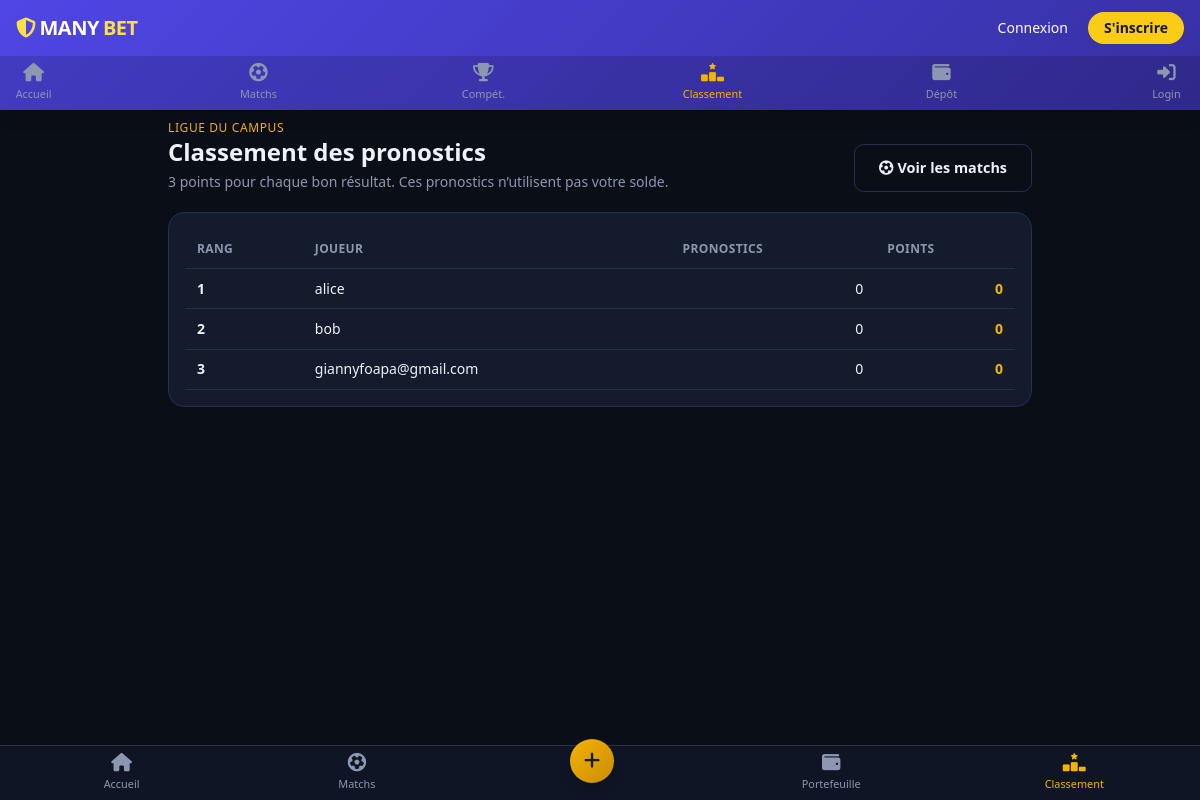
/leaderboard, run on an earlier commit of the app's database.
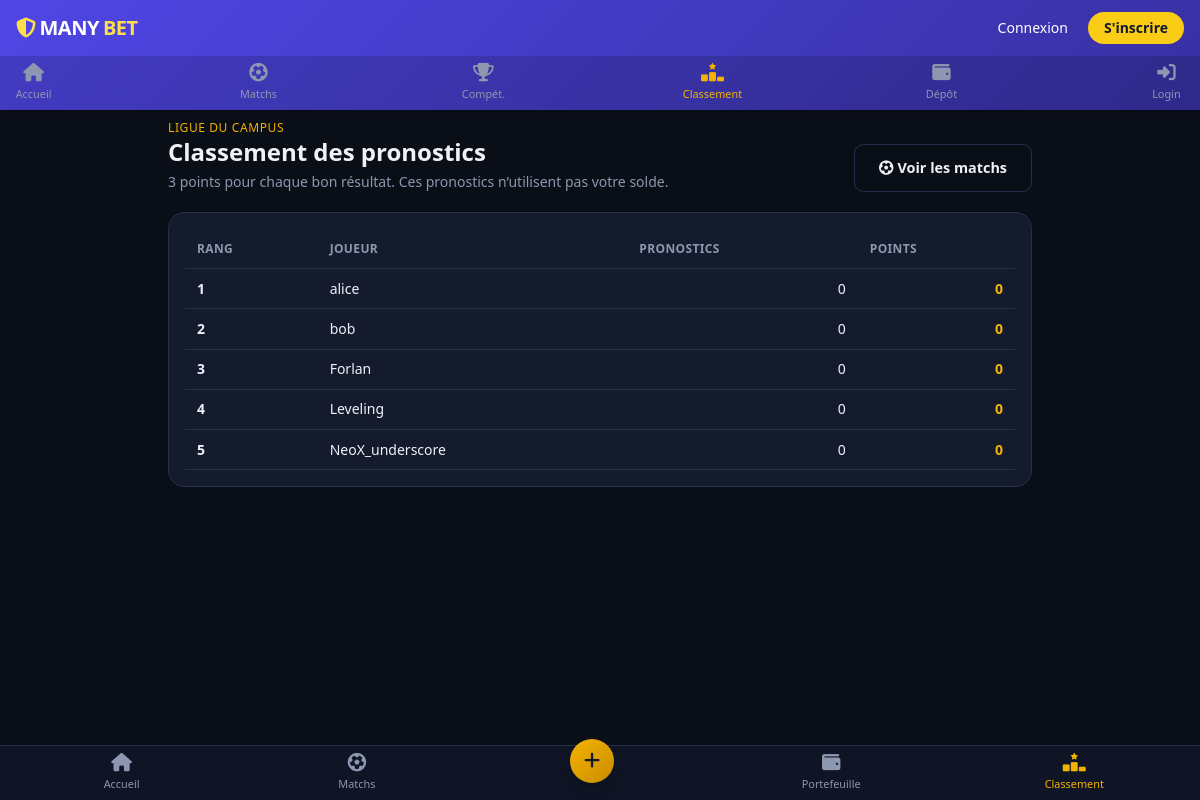
And on a later commit of the database.
### tables this page shows
CREATE TABLE users (
            id INTEGER PRIMARY KEY AUTOINCREMENT,
            username TEXT UNIQUE,
            password TEXT,
            balance INTEGER DEFAULT 0,
            is_admin INTEGER DEFAULT 0
        , blocked INTEGER DEFAULT 0);

### app.py (the view)
@app.route('/leaderboard')
def leaderboard():
    conn = get_db(); c = conn.cursor()
    c.execute("""SELECT u.username, COALESCE(SUM(p.points_awarded), 0) AS points,
                        COUNT(p.id) AS predictions
                 FROM users u LEFT JOIN predictions p ON p.user_id=u.id
                 WHERE u.is_admin=0 AND u.blocked=0
                 GROUP BY u.id ORDER BY points DESC, predictions DESC, u.username COLLATE NOCASE ASC""")
    rows = c.fetchall()
    conn.close()
    return render_template('leaderboard.html', entries=rows)

### app.py (called while the page is built, shortened)
def get_db():
    conn = sqlite3.connect(DB_PATH)
    conn.row_factory = sqlite3.Row
    return conn

def refresh_session_user():
    if 'user' in session:
        conn = get_db(); c = conn.cursor()
        c.execute("SELECT id, username, balance, is_admin, blocked FROM users WHERE id=?", (session['user']['id'],))
        u = c.fetchone(); conn.close()
        if u and not u['blocked']:
            session['user'] = dict(u)
        else:
            session.pop('user', None)

def update_match_statuses():
    now = datetime.now(timezone.utc)
    conn = get_db(); c = conn.cursor()
    c.execute("SELECT id, start_time FROM matches WHERE status = 'scheduled'")
    rows = c.fetchall()
    conn.commit(); conn.close()

@app.before_request
@app.before_request
def csrf_protect():
    if '_csrf_token' not in session:
        session['_csrf_token'] = secrets.token_urlsafe(32)
    if request.method not in ('GET', 'HEAD', 'OPTIONS') and request.endpoint != 'webhook_campay':
        supplied = request.headers.get('X-CSRF-Token') or request.form.get('csrf_token', '')
        if not hmac.compare_digest(session['_csrf_token'], supplied):
            return jsonify({'error': 'Jeton CSRF invalide. Rechargez la page et réessayez.'}), 400

@app.context_processor
def inject_csrf_token():
    return {'csrf_token': session.get('_csrf_token', '')}

@app.before_request
def before():
    refresh_session_user()
    try:
        if 'user' in session:
            conn = get_db(); c = conn.cursor()
            c.execute("INSERT OR REPLACE INTO online_users (user_id, last_seen) VALUES (?, ?)",
                      (session['user']['id'], now_iso()))
            conn.commit(); conn.close()
    except Exception as e:
        print('Erreur update online_users:', e)
    try:
        update_match_statuses()
        process_finished_matches()
        poll_pending_provider_payments()
    except Exception as e:
        print('Erreur housekeeping:', e)

### templates/leaderboard.html (shortened to what this page needs)
{% extends 'base_v2.html' %}
{% block content %}
<section class="px-4 max-w-4xl mx-auto">
  <div class="flex flex-wrap items-end justify-between gap-3 mb-5">
    <div>
      <p class="text-xs uppercase tracking-wider text-[var(--gold)]">Ligue du campus</p>
      <h1 class="text-2xl font-bold">Classement des pronostics</h1>
      <p class="text-sm text-[var(--text-muted)] mt-1">3 points pour chaque bon résultat. Ces pronostics n’utilisent pas votre solde.</p>
    </div>
    <a href="{{ url_for('matches_page') }}" class="btn btn-outline"><i class="fas fa-futbol mr-1"></i>Voir les matchs</a>
  </div>
  <div class="card overflow-x-auto">
    <table class="table-auto w-full text-sm">
      <thead><tr><th class="text-left">Rang</th><th class="text-left">Joueur</th><th class="text-right">Pronostics</th><th class="text-right">Points</th></tr></thead>
      <tbody>
        {% for entry in entries %}
        <tr>
          <td class="font-semibold">{{ loop.index }}</td>
          <td>{{ entry.username }}</td>
          <td class="text-right">{{ entry.predictions }}</td>
          <td class="text-right font-bold text-[var(--gold)]">{{ entry.points }}</td>
        </tr>
        {% else %}
        <tr><td colspan="4"><div class="empty-state"><i class="fas fa-ranking-star"></i>Le classement apparaîtra après les premiers pronostics.</div></td></tr>
        {% endfor %}
      </tbody>
    </table>
  </div>
</section>
{% endblock %}

### templates/base_v2.html (shortened to what this page needs)
<!doctype html>
<html lang="fr">
<head>
  <script src="https://cdn.tailwindcss.com"></script>
  <link rel="stylesheet" href="{{ url_for('static', filename='css/app.css') }}">
  <link href="https://cdnjs.cloudflare.com/ajax/libs/font-awesome/6.5.1/css/all.min.css" rel="stylesheet">
</head>
<body class="font-sans min-h-screen flex flex-col">
  <header class="gradient-primary text-white shadow-lg fixed top-0 left-0 right-0 z-40">
    <div class="flex items-center justify-between px-4 py-3">
      <a href="{{ url_for('index') }}" class="text-xl font-extrabold tracking-tight flex items-center gap-1">
        <i class="fas fa-shield-halved text-yellow-300"></i>
        MANY<span class="text-yellow-300">BET</span>
      </a>
      {% if session.get('user') %}
        <div class="flex items-center gap-2">
          <a href="{{ url_for('wallet') }}" class="px-3 py-1.5 bg-white/15 backdrop-blur-sm rounded-full text-sm font-semibold flex items-center gap-2">
            <i class="fas fa-coins text-yellow-300"></i>
            {{ '{:,}'.format(session['user']['balance']).replace(',', ' ') }} F
          </a>
          <button id="notifBtn" class="relative w-9 h-9 flex items-center justify-center bg-white/15 backdrop-blur-sm rounded-full">
            <i class="fas fa-bell"></i>
            <span id="notifBadge" class="hidden absolute -top-1 -right-1 bg-red-500 text-[10px] leading-none rounded-full px-1.5 py-1">0</span>
          </button>
          {% if session['user']['is_admin'] == 1 %}
            <a href="{{ url_for('admin') }}" class="w-9 h-9 flex items-center justify-center bg-white/15 backdrop-blur-sm rounded-full">
              <i class="fas fa-shield-alt"></i>
            </a>
          {% endif %}
        </div>
      {% else %}
        <div class="flex items-center gap-2">
          <a href="{{ url_for('login') }}" class="px-3 py-1.5 text-sm font-medium">Connexion</a>
          <a href="{{ url_for('register') }}" class="px-4 py-1.5 bg-yellow-400 text-gray-900 rounded-full text-sm font-bold">S'inscrire</a>
        </div>
      {% endif %}
    </div>
    <nav class="hidden md:flex justify-between px-2 py-2 bg-black/15 overflow-x-auto hide-scrollbar">
      <a href="{{ url_for('index') }}" class="nav-icon {{ 'active' if request.path == url_for('index') }}"><i class="fas fa-house"></i><span>Accueil</span></a>
      <a href="{{ url_for('matches_page') }}" class="nav-icon {{ 'active' if request.path == url_for('matches_page') }}"><i class="fas fa-futbol"></i><span>Matchs</span></a>
      <a href="{{ url_for('competitions') }}" class="nav-icon {{ 'active' if request.path == url_for('competitions') }}"><i class="fas fa-trophy"></i><span>Compét.</span></a>
      <a href="{{ url_for('leaderboard') }}" class="nav-icon {{ 'active' if request.path == url_for('leaderboard') }}"><i class="fas fa-ranking-star"></i><span>Classement</span></a>
      <a href="{{ url_for('deposit_page') }}" class="nav-icon {{ 'active' if request.path == url_for('deposit_page') }}"><i class="fas fa-wallet"></i><span>Dépôt</span></a>
      {% if session.get('user') %}
      <a href="{{ url_for('wallet') }}" class="nav-icon {{ 'active' if request.path == url_for('wallet') }}"><i class="fas fa-user"></i><span>Compte</span></a>
      {% else %}
      <a href="{{ url_for('login') }}" class="nav-icon"><i class="fas fa-sign-in-alt"></i><span>Login</span></a>
      {% endif %}
    </nav>
  </header>
  <main class="flex-1 pt-16 md:pt-[7.5rem] pb-4">
    {% block content %}{% endblock %}
  </main>
  <nav class="bottom-nav">
    <a href="{{ url_for('index') }}" class="nav-icon {{ 'active' if request.path == url_for('index') }}"><i class="fas fa-house"></i><span>Accueil</span></a>
    <a href="{{ url_for('matches_page') }}" class="nav-icon {{ 'active' if request.path == url_for('matches_page') }}"><i class="fas fa-futbol"></i><span>Matchs</span></a>
    <a href="{{ url_for('deposit_page') }}" class="nav-icon {{ 'active' if request.path == url_for('deposit_page') }}">
      <span class="w-11 h-11 -mt-6 rounded-full gradient-gold flex items-center justify-center shadow-lg"><i class="fas fa-plus text-gray-900 text-lg"></i></span>
    </a>
    <a href="{{ url_for('wallet') if session.get('user') else url_for('login') }}" class="nav-icon {{ 'active' if request.path == url_for('wallet') }}"><i class="fas fa-wallet"></i><span>Portefeuille</span></a>
    <a href="{{ url_for('leaderboard') }}" class="nav-icon {{ 'active' if request.path == url_for('leaderboard') }}"><i class="fas fa-ranking-star"></i><span>Classement</span></a>
  </nav>
</body>
</html>

### static/css/app.css (style rules this page uses)
:root { --bg: #0a0e17; --bg-elevated: #0f1524; --surface: #141b2d; --surface-2: #1b2436; --border: #26304a; --text: #eef1f8; --text-muted: #8d97af; --primary: #4f46e5; --primary-dark: #3730a3; --primary-light: #6366f1; --gold: #f5b301; --gold-dark: #c98d00; --success: #16c26a; --danger: #ef4444; --live: #ef4444; --radius: 1rem; }
* { -webkit-tap-highlight-color: transparent; }
body { font-family: 'Poppins', system-ui, -apple-system, sans-serif; background: var(--bg); color: var(--text); min-height: 100vh; padding-bottom: 5.5rem; }
a { color: inherit; }
.hide-scrollbar { -ms-overflow-style: none; scrollbar-width: none; }
.card { background: var(--surface); border: 1px solid var(--border); border-radius: var(--radius); padding: 1rem; color: var(--text); }
.bottom-nav { position: fixed; left: 0; right: 0; bottom: 0; z-index: 50; background: var(--bg-elevated); border-top: 1px solid var(--border); display: flex; justify-content: space-around; align-items: center; padding: 0.5rem 0.25rem calc(0.5rem + env(safe-area-inset-bottom)); }
.nav-icon { display: flex; flex-direction: column; align-items: center; gap: 0.2rem; text-decoration: none; color: var(--text-muted); font-size: 0.68rem; transition: color 0.15s; min-width: 3.2rem; }
.nav-icon i { font-size: 1.15rem; }
.nav-icon.active, .nav-icon:active { color: var(--gold); }
.btn { display: inline-flex; align-items: center; justify-content: center; padding: 0.75rem 1.5rem; border-radius: 0.6rem; font-weight: 600; transition: all 0.15s; border: none; cursor: pointer; font-size: 0.9rem; }
.btn-outline { background: transparent; border: 1px solid var(--border); color: var(--text); }
.gradient-primary { background: linear-gradient(135deg, var(--primary) 0%, var(--primary-dark) 100%); }
.gradient-gold { background: linear-gradient(135deg, var(--gold) 0%, var(--gold-dark) 100%); }
.table-auto th { text-align: left; color: var(--text-muted); font-weight: 600; font-size: 0.75rem; text-transform: uppercase; letter-spacing: 0.03em; }
.table-auto td, .table-auto th { padding: 0.6rem 0.75rem; border-bottom: 1px solid var(--border); }

What changed in the data, as far as the page shows it:
no longer on this page (row edited): users: username "giannyfoapa@gmail.com", predictions "0", points "0"
added users: username "Forlan", predictions "0", points "0"
added users: username "Leveling", predictions "0", points "0"
added users: username "NeoX_underscore", predictions "0", points "0"
